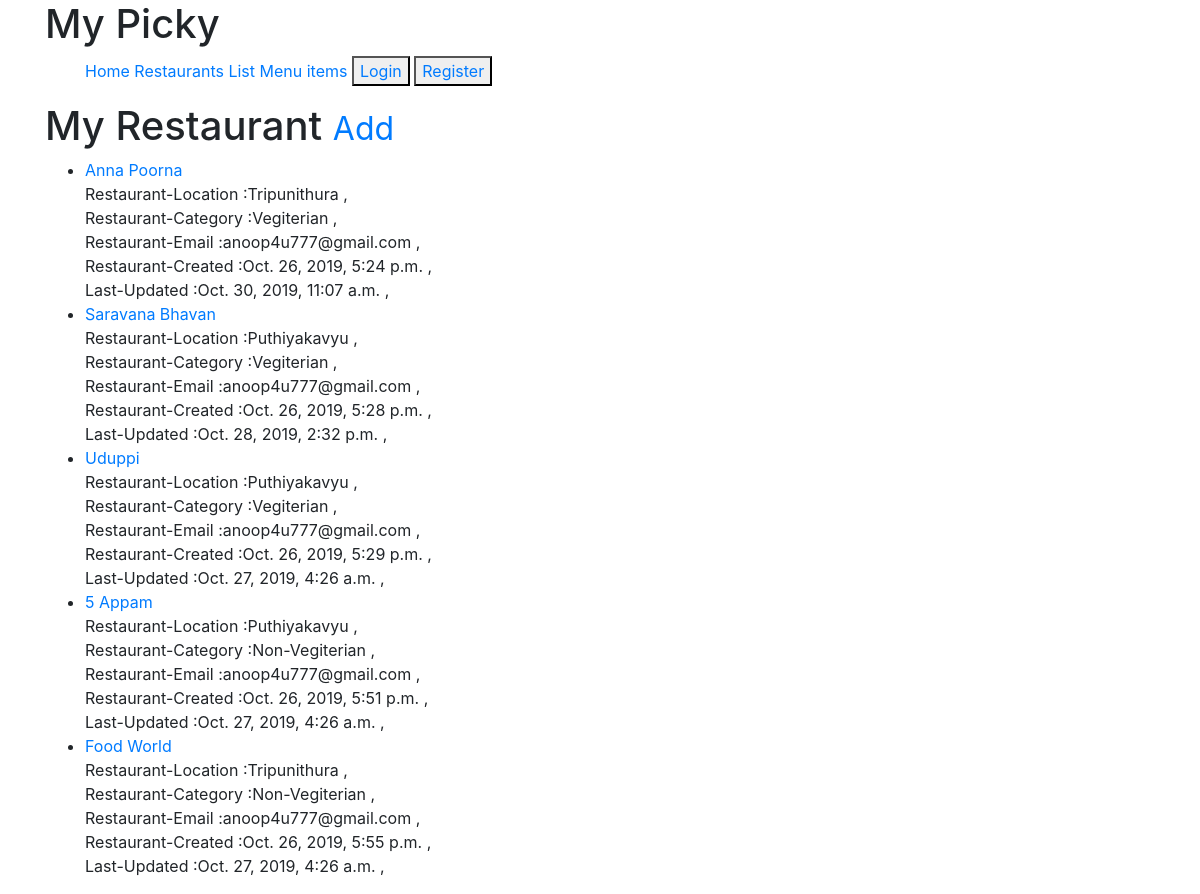
Page /restaurants/list/ (signed in) on the committed database.
### restaurants/models.py (models this page shows)
class RestaurantLocation(models.Model):
		user 				= models.ForeignKey(User)
		Restaurant_Name 	= models.CharField(max_length=50, blank=False, null=False)
		Restaurant_Location	= models.CharField(max_length=50, blank=False, null=False)
		Restaurant_Category	= models.CharField(max_length=50, blank=False, null=False, validators =[validate_category])
		Restaurant_Email	= models.EmailField(blank=False, null=False, validators=[validate_email])
		Restaurant_Created	= models.DateTimeField(auto_now_add=True)
		Restaurant_Updated	= models.DateTimeField(auto_now=True)
		slug				= models.SlugField(blank=True, null=True)
		objects 			=RestaurantLocationManager() #similar to Model.objects.all().This shows the relation to this perticular RestaurantLocation model
		def __str__(self):
			return self.Restaurant_Name
		def get_absolute_url(self):
			return reverse('restaurants:detail', kwargs={'slug':self.slug})

### restaurants/views.py (the view)
class RestaurantList(LoginRequiredMixin, ListView):
	template_name = "restaurants/RestaurantList.html/"
	login_url 	  = "/login/"
	def get_queryset(self):
		return RestaurantLocation.objects.filter(user = self.request.user)

### restaurants/models.py (called while the page is built)
	def get_queryset(self):
		return RestaurantLocationQuerySet(self.model, using = self._db) #using the same database(_db OR RestaurantLocation)

### templates/restaurants/RestaurantList.html (shortened to what this page needs)
{% extends "base.html" %}
	{% block content %}
		<h1>My Restaurant <small><a href='{% url "restaurants:create" %}'> Add </a></small> </h1>
		<ul>
			{% for obj in object_list %}
				<li><a href='{{obj.get_absolute_url}}'>{{obj}}</a><br/>
					Restaurant-Location	:{{obj.Restaurant_Location}} , <br/>
					Restaurant-Category	:{{obj.Restaurant_Category}} , <br/>
					Restaurant-Email	:{{obj.Restaurant_Email}} , <br/>
					Restaurant-Created	:{{obj.Restaurant_Created}} , <br/>
					Last-Updated		:{{obj.Restaurant_Updated}} , <br/></li>
			{% empty %}
				<li><a href='{% url "restaurants:create" %}'>Add a Restaurant</a></li>
			{% endfor %}
		</ul>
	{% endblock %}

### rows in the picture
RestaurantLocation: Restaurant_Name "Anna Poorna", Restaurant_Location "Tripunithura", Restaurant_Category "Vegiterian", Restaurant_Email "anoop4u777@gmail.com", Restaurant_Created "Oct. 26, 2019, 5:24 p.m.", Restaurant_Updated "Oct. 30, 2019, 11:07 a.m."
RestaurantLocation: Restaurant_Name "Saravana Bhavan", Restaurant_Location "Puthiyakavyu", Restaurant_Category "Vegiterian", Restaurant_Email "anoop4u777@gmail.com", Restaurant_Created "Oct. 26, 2019, 5:28 p.m.", Restaurant_Updated "Oct. 28, 2019, 2:32 p.m."
RestaurantLocation: Restaurant_Name "Uduppi", Restaurant_Location "Puthiyakavyu", Restaurant_Category "Vegiterian", Restaurant_Email "anoop4u777@gmail.com", Restaurant_Created "Oct. 26, 2019, 5:29 p.m.", Restaurant_Updated "Oct. 27, 2019, 4:26 a.m."
RestaurantLocation: Restaurant_Name "5 Appam", Restaurant_Location "Puthiyakavyu", Restaurant_Category "Non-Vegiterian", Restaurant_Email "anoop4u777@gmail.com", Restaurant_Created "Oct. 26, 2019, 5:51 p.m.", Restaurant_Updated "Oct. 27, 2019, 4:26 a.m."
RestaurantLocation: Restaurant_Name "Food World", Restaurant_Location "Tripunithura", Restaurant_Category "Non-Vegiterian", Restaurant_Email "anoop4u777@gmail.com", Restaurant_Created "Oct. 26, 2019, 5:55 p.m.", Restaurant_Updated "Oct. 27, 2019, 4:26 a.m."
